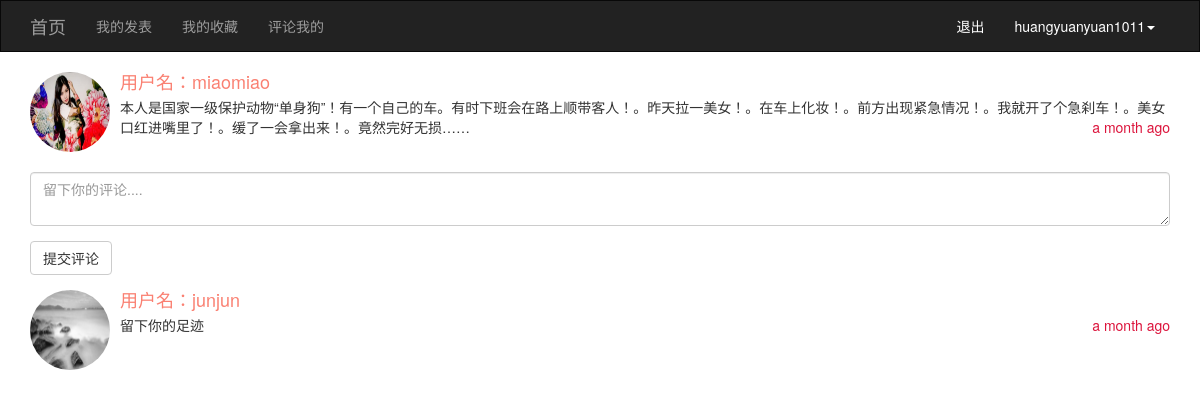
The app's page /comment/?id=57 (signed in) with its own data.
### app/models/user.py (models this page shows, shortened)
class User(db.Model,UserMixin):
    __tablename__="users"
    id = db.Column(db.Integer,primary_key=True)
    username=db.Column(db.String(32),unique=True)
    password_hash=db.Column(db.String(128))
    email=db.Column(db.String(64),unique=True)
    confirm =db.Column(db.Boolean,default=False)
    icon = db.Column(db.String(64),default="default.jpg")
    posts = db.relationship('Posts',backref='user',lazy="dynamic")
    favorites = db.relationship('Posts',secondary="collections",
                                backref=db.backref("users", lazy="dynamic"), lazy="dynamic")
    @property
    def password(self):
        raise AttributeError('密码是不可读属性')

### app/models/posts.py (models this page shows)
class Posts(db.Model):
    __tablename__="posts"
    id = db.Column(db.Integer,primary_key=True)
    rid = db.Column(db.Integer,default=0,index=True)
    content = db.Column(db.Text)
    timestamp = db.Column(db.DateTime,default=datetime.utcnow)
    uid = db.Column(db.Integer,db.ForeignKey('users.id'))

### app/views/posts.py (the view)
@posts.route('/comment/',methods=["POST","GET"])
@login_required
def comment():
    form = CommentForm()
    content_id = request.args.get('id',type=int)
    if form.validate_on_submit():
        uid = current_user._get_current_object()
        p = Posts(rid=content_id,content = form.content.data,user = uid)
        db.session.add(p)
        flash("评论成功")
        return redirect(url_for('posts.comment',id=content_id))
    p = Posts.query.get(content_id)
    comment = Posts.query.filter_by(rid =content_id)
    return render_template('posts/comment.html',form=form,p=p,comment=comment)

### app/forms/posts.py
class CommentForm(FlaskForm):
    content = TextAreaField("",render_kw={"placeholder":"留下你的评论...."},validators=[Length(3,500,
                message="输入的字段限制在3--500个字符之间")])
    submit = SubmitField("提交评论")

### app/models/user.py (called while the page is built)
@login_manager.user_loader
def load_user(uid):
    return User.query.get(int(uid))

### app/templates/posts/comment.html (shortened to what this page needs)
{% extends "common/base.html" %}
{% from "common/macro.html" import pagination_show %}
{% block page_content %}
    <div class="media">
    <div class="media-left">
    <a href="#">
      <img class="media-object; img-circle" src="{{ url_for('static', filename='upload/'+ p.user.icon) }}"
                 alt="头像" style="width: 80px; height: 80px;float: left">
    </a>
    </div>
    <div class="media-body">
    <h4  class="media-heading" style="color: salmon">用户名：{{ p.user.username }}</h4>
    {{ p.content }}
      <div style="float: right;color: crimson" >{{ moment(p.timestamp).fromNow() }}</div>
    </div>
    </div>
    {{ wtf.quick_form(form) }}
     {% for p in comment %}
     <div class="media">
    <div class="media-left">
    <a href="#">
      <img class="media-object; img-circle" src="{{ url_for('static', filename='upload/'+ p.user.icon) }}"
                 alt="头像" style="width: 80px; height: 80px;float: left">
    </a>
    </div>
    <div class="media-body">
    <h4  class="media-heading" style="color: salmon">用户名：{{ p.user.username }}</h4>
    {{ p.content }}
      <div style="float: right;color: crimson" >{{ moment(p.timestamp).fromNow() }}</div>
    </div>
    </div>
    {% endfor %}
{% endblock %}

### app/templates/common/base.html (shortened to what this page needs)
{% extends "bootstrap/base.html" %}
{% import "bootstrap/wtf.html" as wtf %}
{% block navbar %}
    <nav class="navbar navbar-inverse" style="border-radius: 0px;">
        <div class="container">
            <div class="navbar-header">
                <a class="navbar-brand" href="{{ url_for('main.index') }}">首页</a>
            </div>
            <div class="collapse navbar-collapse">
                <ul class="nav navbar-nav">
                    <li><a href="{{ url_for('posts.mine_publish') }}">我的发表</a></li>
                    <li><a href="{{ url_for('posts.mine_collect') }}">我的收藏</a></li>
                    <li><a href="{{ url_for('posts.comment_my') }}">评论我的</a></li>
                </ul>
                <ul class="nav navbar-nav navbar-right">
                    {% if current_user.is_authenticated %}
                        <li><a style="color: white" href="{{ url_for('user.logout') }}">退出</a></li>
                        <li class="dropdown">
                            <a style="color: white" href="#" class="dropdown-toggle" data-toggle="dropdown"
                               role="button" aria-haspopup="true"
                               aria-expanded="false">{{ current_user.username }}<span class="caret"></span></a>
                            {% else %}
                        <li><a href="{{ url_for('user.register') }}">注册</a></li>
                        <li><a href="{{ url_for('user.login') }}">登录</a></li>
                    {% endif %}
                </ul>
            </div>
        </div>
    </nav>
{% endblock %}
{% block content %}
    <div class="container">
        {% block page_content %}默认内容{% endblock %}
    </div>
{% endblock %}

### records on screen
User: username "huangyuanyuan1011"
User: icon (placeholder picture), user.username "miaomiao"
Posts: content "本人是国家一级保护动物“单身狗”！有一个自己的车。有时下班会在路上顺带客人！。昨天拉一美女！。在车上化妆！。前方出现紧急情况！。我就开了个急刹车！。美女口红进嘴里了！。缓了一会拿出来！。竟然完好无损……", timestamp "a month ago"
Posts: icon (picture), user.username "junjun", content "留下你的足迹", timestamp "a month ago"
